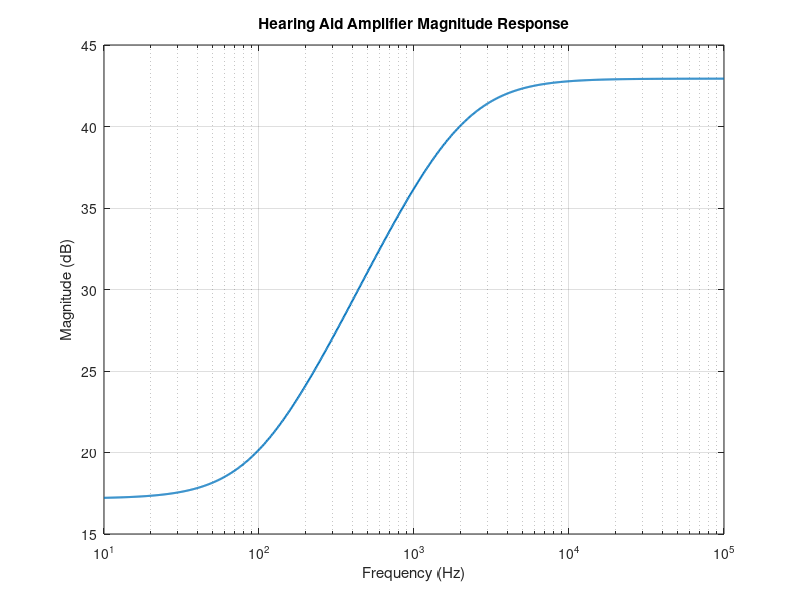

The MATLAB script that drew this image: (Note: this script raises an error after producing the figure.)
% Code for assignment 4
%% PART 2
% Hearing Aid Amplifier - Bode Plot (in Hz)
clear; clc; close all;

% --- Component values ---
%R1 = 19e3;     % 19 kΩ
R2 = 1e3;       % 1 kΩ
Rf = 133e3;     % 133 kΩ
C = 82e-9;      % 82 nF
f_zero = 100;   % 100 Hz
f_pole = 2e3;   % 2kΩ
R1 = (1/(2*pi*C*f_zero)) - R2;

% Frequency vector (Hz)
f = logspace(1, 5, 1000);   % 10 Hz to 100 kHz
w = 2*pi*f;                 % convert to rad/s

% Transfer fn H(s)
s = 1j*w;
H = -(Rf/R1) .* ((1 + s*C*(R1 + R2)) ./ (1 + s*C*R2));

% Magnitude (dB) and Phase (deg)
mag = 20*log10(abs(H));
phase = angle(H) * 180/pi;

% Zero and Pole freqs
fz = 1 / (2*pi*C*(R1 + R2));
fp = 1 / (2*pi*C*R2);

% Magnitude response
figure;
semilogx(f, mag, 'LineWidth', 1.5);
grid on;
xlabel('Frequency (Hz)');
ylabel('Magnitude (dB)');
title('Hearing Aid Amplifier Magnitude Response');
hold on;
xline(fz, '--r', sprintf('f_z = %.1f Hz', fz));
xline(fp, '--b', sprintf('f_p = %.1f Hz', fp));
legend('Magnitude','Zero','Pole','Location','Best');
exportgraphics(gcf,'Assignments/A4/ex2.png','Resolution',300)

%% PART 3
% Q3a primer
% Illustration how to use Q3_OpEq

% Given circuit parameters.
Ri = 10e3;
Rf = 2*Ri;

% Op amp gain. Arbitrarily set to a large constant for demonstration only.
% You must set it appropriately.
% Av = 1e3;
A0 = 1e5;   % Convert from dB --> A0_dB = 100 dB --> 10^100/20 = 10^5
w0 = 20*pi; % 20π rad/s
s = tf('s');

% Open-loop dynamic gain
Av = (A0*w0)/(s + w0);
% Closed-loop transfer fn
H = Q3_OpEqn(Ri, Rf, Av);

figure
bode(H)
grid on
title('System Frequency Response');
% hold on
% xline(2.09e6);
exportgraphics(gcf,'Assignments/A4/ex3.png','Resolution',300)

% Binary search
Alow = 1;
Ahigh = 1000;
Aideal = 3;
Avmin = Ahigh;

while Alow <= Ahigh
    Amid = floor((Alow + Ahigh)/2);
    err = Aideal/ (Amid + Aideal);
    
    if err<=0.01
        Avmin = Amid;       % We found a candidate!
        Ahigh = Amid-1;     % Need lower Av
    else
        Alow = Amid + 1;    % Need higher Av
    end
end

E = Aideal/ (Avmin + Aideal);

fprintf('min integer Av = %d , error = %.4f\n', Avmin, E);
%% PART 4
% a)

% Define Frequency Parameters
f_min = 0;      % Start frequency for the plot (Hz)
f_max = 200;    % End frequency for the plot (Hz)
f_band_start = 40; % Start of the signal frequency band (Hz)
f_band_end = 160;  % End of the signal frequency band (Hz)

% Frequency vector
f = linspace(f_min, f_max, 500); % 500 points for a smooth plot

% Input Power Spectrum (S_in)
S_in_amplitude = 9;     % W/Hz
S_in = zeros(size(f));
S_in(f >= f_band_start & f <= f_band_end) = S_in_amplitude; % Amplitude within the band [40 Hz, 160 Hz]


G = -5;

S_o_amplitude = S_in_amplitude * G^2;    % 9 * 25 = 225 W/Hz
S_o = S_in * G^2;                              % S_out(f) = S_in(f) * |H(f)|^2


figure; 
hold on; 
plot(f, S_in, 'b-', 'LineWidth', 2, 'DisplayName', 'Input Power Spectrum (S_{in})');
plot(f, S_o, 'r--', 'LineWidth', 2, 'DisplayName', 'Output Power Spectrum (S_{out})');
title('Input and Output Power Spectra for Static LTI System');
xlabel('Frequency (Hz)');
ylabel('Amplitude (W/Hz)');
grid on;
legend('Location', 'best');
axis([f_min f_max 0 S_o_amplitude * 1.1]);
exportgraphics(gcf,'Assignments/A4/ex4_a.png','Resolution',300)

%% b)
G2 = 1 ./ (4 * pi^2 * f.^2);
S_o2_amplitude = S_in_amplitude .* G2;
S_o2 = S_in .* G2; 

figure; 
plot(f, S_o2, 'r--', 'LineWidth', 2, 'DisplayName', 'Output Power Spectrum (S_{out})');
title('Output Power Spectra for Static LTI System (Integrator)');
xlabel('Frequency (Hz)');
ylabel('Amplitude (W/Hz)');
grid on;
exportgraphics(gcf,'Assignments/A4/ex4_b.png','Resolution',300)
